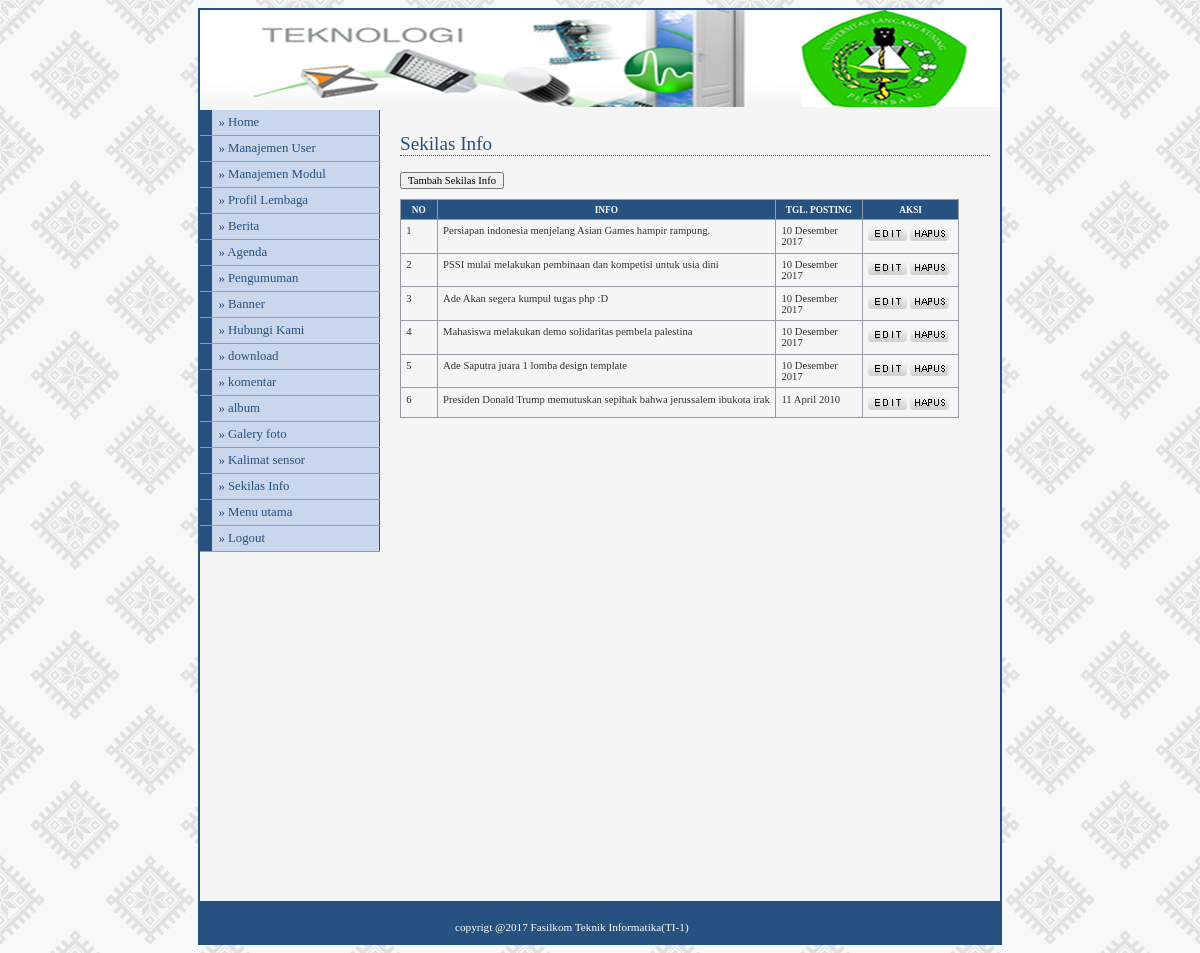
The app's page /admin/media.php?module=sekilasinfo (signed in) with its own data.
### tables this page shows
CREATE TABLE IF NOT EXISTS `sekilasinfo` (
`id_sekilas` int(5) NOT NULL,
  `info` varchar(100) NOT NULL,
  `tgl_posting` date NOT NULL,
  `gambar` varchar(100) NOT NULL
);

CREATE TABLE IF NOT EXISTS `modul` (
`id_modul` int(5) NOT NULL,
  `nama_modul` varchar(50) NOT NULL,
  `link` varchar(50) NOT NULL,
  `publish` enum('Y','N') NOT NULL,
  `status` enum('user','admin') NOT NULL,
  `urutan` int(5) NOT NULL,
  `aktif` enum('Y','N') NOT NULL
);

### config/fungsi_indotgl.php (called while the page is built, shortened)
<?php
	function tgl_indo($tgl){
			$tanggal = substr($tgl,8,2);
			$bulan = getBulan(substr($tgl,5,2));
			$tahun = substr($tgl,0,4);
			return $tanggal.' '.$bulan.' '.$tahun;
	}
	function getBulan($bln){
				switch ($bln){
					case 4:
						return "April";
						break;
					case 12:
						return "Desember";
						break;
				}
			}
?>

### admin/modul/mod_sekilasinfo/sekilasinfo.php (the view, shortened to what this page needs)
<?php
include "../config/fungsi_indotgl.php";
$aksi="modul/mod_sekilasinfo/aksi_sekilasinfo.php";
switch(@$_GET['act']){
  default:
    echo "<h2>Sekilas Info</h2>
          <input type=button value='Tambah Sekilas Info' onclick=location.href='?module=sekilasinfo&act=tambahsekilasinfo'>
          <table class='list'><thead>
          <tr><th class='center'>no</th>
          <th class='left'>info</th>
          <th class='left'>tgl. posting</th>
          <th class='center'>aksi</th></tr></thead><tbody>";
    $tampil=mysql_query("SELECT * FROM sekilasinfo ORDER BY id_sekilas DESC");
    $no=1;
    while ($r=mysql_fetch_array($tampil)){
      $tgl=tgl_indo($r['tgl_posting']);
      echo "<tr><td class='center' width='25'>$no</td>
                <td class='left'>$r[info]</td>
                <td class='left' width='75'>$tgl</td>
                <td class='center' width='85'><a href=?module=sekilasinfo&act=editsekilasinfo&id=$r[id_sekilas]><img src='images/edit.png' border='0' title='edit' /></a>
	                  <a href='$aksi?module=sekilasinfo&act=hapus&id=$r[id_sekilas]&namafile=$r[gambar]'><img src='images/del.png' border='0' title='hapus' /></a>
		        </tr>";
    $no++;
    }
    echo "</table>";
    break;
}
?>

### admin/menu.php (shortened to what this page needs)
<?php
if ($_SESSION['level']=='admin'){
$sql=mysql_query("SELECT * FROM modul ORDER BY urutan");
}
else{
$sql=mysql_query("SELECT * FROM modul
WHERE status='user' ORDER BY urutan");
}
while ($data=mysql_fetch_array($sql)){
echo "<li><a href='$data[link]'>
&#187; $data[nama_modul]</a></li>";
}
?>

### admin/adminstyle1.css (style rules this page uses)
body { font-family : Tahoma; text-align : center; }
#menu li { Width : 180px; border-bottom : 1px solid #969BA5; margin : 0; padding : 0; font-size : 80%; vertical-align : bottom; }
#menu a:link, #menu a:visited { Display : block; padding : 5px 5px 5px 0.5em; border-left : 12px solid #265180; border-right : 1px solid #265180; background-color : #CAD6EC; color : #265180; text-decoration : none; }
a:link,a:visited { color : #265180; }
h2 { font : normal 120% Georgia; color : #265180; background-color : transparent; border-bottom : 1px dotted #265180; }
table { font-family : Tahoma; font-size : 8pt; border-width : 1px; border-style : solid; border-color : #999999; border-collapse : collapse; margin : 10px 0px; }
th { color : #FFFFFF; font-size : 7pt; text-transform : uppercase; text-align : center; padding : 0.5em; border-width : 1px; border-style : solid; border-color : #969BA5; border-collapse : collapse; background-color : #265180; }
td { padding : 0.5em; color : #333333; vertical-align : top; border-width : 1px; border-style : solid; border-color : #969BA5; border-collapse : collapse; }
input,textarea,select { font-family : Tahoma; font-size : 8pt; }

### records on screen
sekilasinfo: info "Persiapan indonesia menjelang Asian Games hampir rampung.", tgl_posting "10 Desember 2017"
sekilasinfo: info "PSSI mulai melakukan pembinaan dan kompetisi untuk usia dini", tgl_posting "10 Desember 2017"
sekilasinfo: info "Ade Akan segera kumpul tugas php :D", tgl_posting "10 Desember 2017"
sekilasinfo: info "Mahasiswa melakukan demo solidaritas pembela palestina", tgl_posting "10 Desember 2017"
sekilasinfo: info "Ade Saputra juara 1 lomba design template", tgl_posting "10 Desember 2017"
sekilasinfo: info "Presiden Donald Trump memutuskan sepihak bahwa jerussalem ibukota irak", tgl_posting "11 April 2010"
modul: nama_modul "Manajemen User"
modul: nama_modul "Manajemen Modul"
modul: nama_modul "Profil Lembaga"
modul: nama_modul "Berita"
modul: nama_modul "Agenda"
modul: nama_modul "Pengumuman"
modul: nama_modul "Banner"
modul: nama_modul "Hubungi Kami"
modul: nama_modul "download"
modul: nama_modul "komentar"
modul: nama_modul "album"
modul: nama_modul "Galery foto"
modul: nama_modul "Kalimat sensor"
modul: nama_modul "Sekilas Info"
modul: nama_modul "Menu utama"
